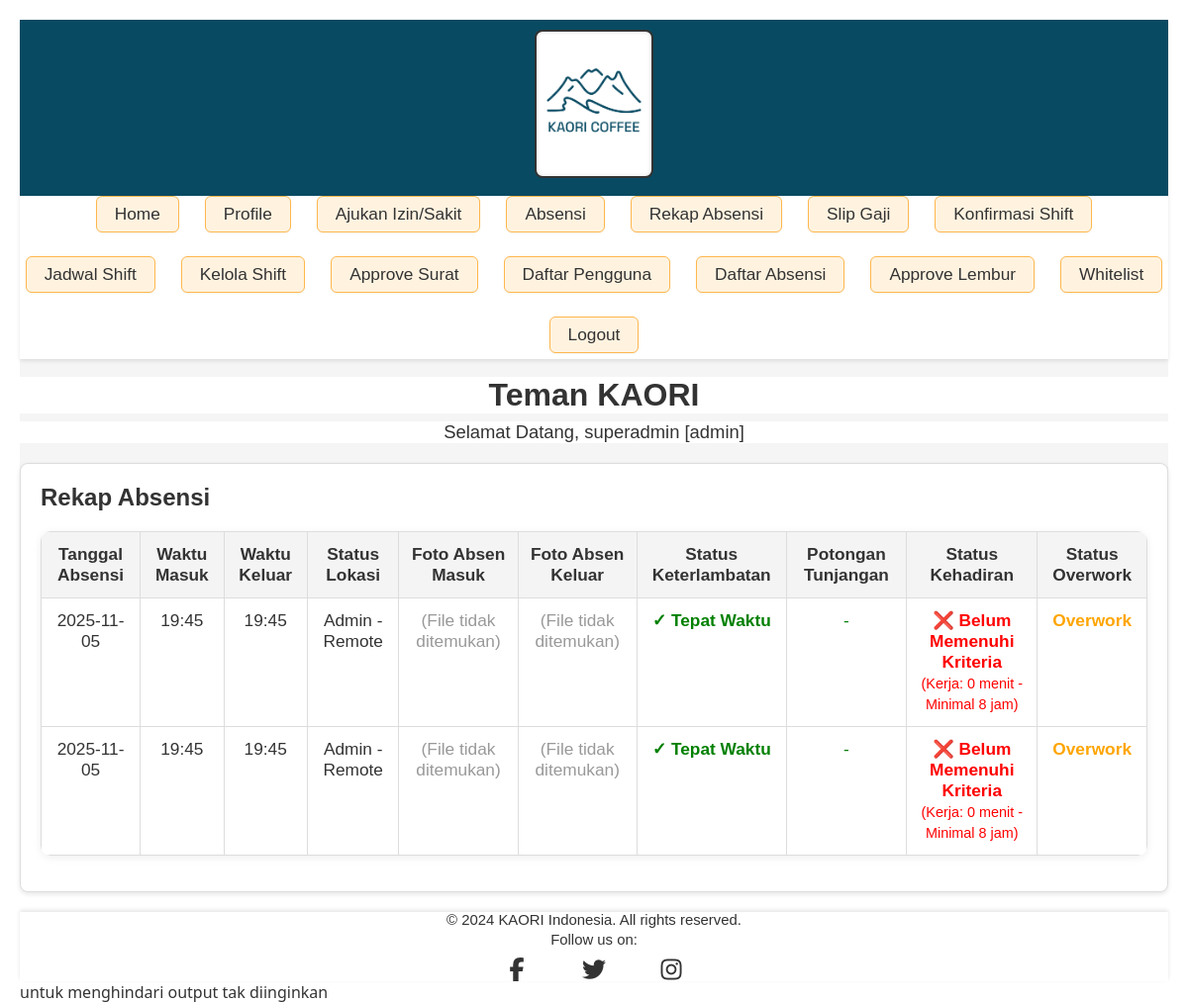
Page /rekapabsen.php (signed in) on the committed database.
### tables this page shows
CREATE TABLE `absensi` (
  `id` int(11) NOT NULL AUTO_INCREMENT,
  `user_id` int(11) NOT NULL,
  `cabang_id` int(11) DEFAULT NULL,
  `jam_masuk_shift` time DEFAULT NULL,
  `jam_keluar_shift` time DEFAULT NULL,
  `durasi_kerja_menit` int(11) DEFAULT 0,
  `durasi_overwork_menit` int(11) DEFAULT 0,
  `waktu_masuk` datetime DEFAULT NULL,
  `waktu_keluar` datetime DEFAULT NULL,
  `status_lokasi` varchar(50) DEFAULT 'Valid',
  `latitude_absen` decimal(10,8) DEFAULT NULL,
  `longitude_absen` decimal(11,8) DEFAULT NULL,
  `foto_absen_masuk` varchar(255) DEFAULT NULL COMMENT 'Foto saat absen masuk',
  `foto_absen_keluar` varchar(255) DEFAULT NULL COMMENT 'Foto saat absen keluar',
  `tanggal_absensi` date DEFAULT NULL,
  `menit_terlambat` int(11) NOT NULL,
  `status_keterlambatan` varchar(50) DEFAULT 'tepat waktu',
  `potongan_tunjangan` varchar(50) DEFAULT 'tidak ada' COMMENT 'Tracking potongan tunjangan berdasarkan keterlambatan',
  `status_lembur` enum('Pending','Approved','Rejected','Not Applicable') NOT NULL DEFAULT 'Not Applicable',
  `is_overwork` tinyint(1) DEFAULT 0,
  `overwork_hours` decimal(4,2) DEFAULT 0.00,
  `overwork_amount` decimal(12,2) DEFAULT 0.00,
  `is_holiday` tinyint(1) DEFAULT 0 COMMENT 'Hari libur nasional',
  `is_overwork_approved` tinyint(1) DEFAULT 0,
  `status_kehadiran` varchar(50) DEFAULT 'Belum Absen Keluar',
  PRIMARY KEY (`id`),
  UNIQUE KEY `unique_user_date` (`user_id`,`tanggal_absensi`),
  KEY `user_id` (`user_id`),
  KEY `idx_cabang` (`cabang_id`),
  KEY `idx_tanggal` (`tanggal_absensi`)
);

### rekapabsen.php (the view, shortened to what this page needs)
<?php
include 'calculate_status_kehadiran.php';
$user_id = $_SESSION['user_id'];
$user_role = $_SESSION['role'];
$nama_pengguna = $_SESSION['nama_lengkap'] ?? $_SESSION['username'];
$sql = "SELECT
            a.*,
            c.jam_masuk,
            c.jam_keluar
        FROM absensi a
        LEFT JOIN cabang c ON c.id = 1
        WHERE a.user_id = ?
        ORDER BY a.tanggal_absensi DESC, a.waktu_masuk DESC";
$stmt = $pdo->prepare($sql);
$stmt->execute([$user_id]);
$daftar_absensi = $stmt->fetchAll(PDO::FETCH_ASSOC);
?>
<!DOCTYPE html>
<html lang="en">
<head>
    <link rel="stylesheet" href="style.css">
    <link rel="stylesheet" href="https://cdnjs.cloudflare.com/ajax/libs/font-awesome/7.0.1/css/all.min.css">
</head>
<body>
    <?php include 'navbar.php'; ?>
    <div class="main-title">Teman KAORI</div>
    <div class="subtitle-container">
        <p class="subtitle">Selamat Datang, <?php echo htmlspecialchars($nama_pengguna); ?> [<?php echo htmlspecialchars($user_role); ?>]</p>
    </div>
    <div class="content-container">
        <h2>Rekap Absensi</h2>
        <table class="rekap-table">
            <thead>
                <tr>
                    <th>Tanggal Absensi</th>
                    <th>Waktu Masuk</th>
                    <th>Waktu Keluar</th>
                    <th>Status Lokasi</th>
                    <th>Foto Absen Masuk</th>
                    <th>Foto Absen Keluar</th>
                    <th>Status Keterlambatan</th>
                    <th>Potongan Tunjangan</th>
                    <th>Status Kehadiran</th>
                    <th>Status Overwork</th>
                </tr>
            </thead>
            <tbody>
                <?php if (empty($daftar_absensi)): ?>
                    <tr>
                        <td colspan="10">Tidak ada data absensi.</td>
                    </tr>
                <?php else: ?>
                    <?php foreach ($daftar_absensi as $absen): ?>
                        <tr>
                            <td><?php echo htmlspecialchars($absen['tanggal_absensi']); ?></td>
                            <td><?php echo htmlspecialchars(date('H:i', strtotime($absen['waktu_masuk']))); ?></td>
                            <td><?php echo htmlspecialchars($absen['waktu_keluar'] ? date('H:i', strtotime($absen['waktu_keluar'])) : '-'); ?></td>
                            <td><?php echo htmlspecialchars($absen['status_lokasi']); ?></td>
                            <td>
                                <?php
                                $foto_masuk = $absen['foto_absen_masuk'] ?? '';
                                if (!empty($foto_masuk)) {
                                    $path_foto_masuk = 'uploads/absensi/' . $foto_masuk;
                                    if (file_exists($path_foto_masuk)) {
                                        echo '<a href="' . $path_foto_masuk . '" target="_blank">';
                                        echo '<img src="' . $path_foto_masuk . '" alt="Foto Absen Masuk" class="foto-absen" style="max-width: 60px; height: auto; cursor: pointer;">';
                                        echo '</a>';
                                    } else {
                                        echo '<span style="color: #999;">(File tidak ditemukan)</span>';
                                    }
                                } else {
                                    echo '<span style="color: #999;">-</span>';
                                }
                                ?>
                            </td>
                            <td>
                                <?php
                                $foto_keluar = $absen['foto_absen_keluar'] ?? '';
                                if (!empty($foto_keluar)) {
                                    $path_foto_keluar = 'uploads/absensi/' . $foto_keluar;
                                    if (file_exists($path_foto_keluar)) {
                                        echo '<a href="' . $path_foto_keluar . '" target="_blank">';
                                        echo '<img src="' . $path_foto_keluar . '" alt="Foto Absen Keluar" class="foto-absen" style="max-width: 60px; height: auto; cursor: pointer;">';
                                        echo '</a>';
                                    } else {
                                        echo '<span style="color: #999;">(File tidak ditemukan)</span>';
                                    }
                                } else {
                                    echo '<span style="color: #999;">-</span>';
                                }
                                ?>
                            </td>
                            <td>
                                <?php
                                $menit_terlambat = isset($absen['menit_terlambat']) ? (int)$absen['menit_terlambat'] : 0;
                                $status_ket = $absen['status_keterlambatan'] ?? 'tepat waktu';
                                if ($status_ket == 'di luar shift') {
                                    echo '<span style="color: purple; font-weight: bold;">⚠ DI LUAR SHIFT</span><br>';
                                    echo '<small style="color: gray;">(Absen ' . abs($menit_terlambat) . ' menit dari jam shift)</small><br>';
                                    echo '<small style="color: red;">Silakan hubungi admin untuk klarifikasi</small>';
                                } elseif ($menit_terlambat == 0 || $status_ket == 'tepat waktu') {
                                    echo '<span style="color: green; font-weight: bold;">✓ Tepat Waktu</span>';
                                } elseif ($menit_terlambat >= 20 && $menit_terlambat < 40) {
                                    $jam = floor($menit_terlambat / 60);
                                    $menit = $menit_terlambat % 60;
                                    $format = ($jam > 0) ? $jam . ' jam ' . $menit . ' menit' : $menit . ' menit';
                                    echo '<span style="color: #FF6B35; font-weight: bold;">⚠ Terlambat ' . $format . '</span>';
                                } else {
                                    $jam = floor($menit_terlambat / 60);
                                    $menit = $menit_terlambat % 60;
                                    $format = ($jam > 0) ? $jam . ' jam ' . $menit . ' menit' : $menit . ' menit';
                                    echo '<span style="color: red; font-weight: bold;">✗ Terlambat ' . $format . '</span>';
                                }
                                ?>
                            </td>
                            <td>
                                <?php
                                $potongan = $absen['potongan_tunjangan'] ?? 'tidak ada';
                                if ($potongan == 'tidak ada') {
                                    echo '<span style="color: green;">-</span>';
                                } elseif ($potongan == 'tunjangan makan') {
                                    echo '<span style="color: #FF6B35; font-weight: bold;">🍽️ Tunjangan Makan</span>';
                                } else {
                                    echo '<span style="color: red; font-weight: bold;">🍽️ Makan<br>🚗 Transport</span>';
                                }
                                ?>
                            </td>
                            <td>
                                <?php
                                $status_kehadiran = $absen['status_kehadiran_calculated'];
                                $is_admin_user = ($user_role === 'admin');
                                if ($status_kehadiran == 'Hadir') {
                                    if ($is_admin_user) {
                                        $waktu_masuk = strtotime($absen['waktu_masuk']);
                                        $waktu_keluar = strtotime($absen['waktu_keluar']);
                                        $durasi_detik = $waktu_keluar - $waktu_masuk;
                                        $durasi_jam = floor($durasi_detik / 3600);
                                        $durasi_menit = floor(($durasi_detik % 3600) / 60);
                                        $format_durasi = '';
                                        if ($durasi_jam > 0) {
                                            $format_durasi .= $durasi_jam . ' jam';
                                        }
                                        if ($durasi_menit > 0) {
                                            $format_durasi .= ($durasi_jam > 0 ? ' ' : '') . $durasi_menit . ' menit';
                                        }
                                        if (empty($format_durasi)) {
                                            $format_durasi = '0 menit';
                                        }
                                        echo '<span style="color: green; font-weight: bold;">✓ Hadir</span><br>';
                                        echo '<small style="color: green;">(Kerja: ' . $format_durasi . ')</small>';
                                    } else {
                                        echo '<span style="color: green; font-weight: bold;">✓ Hadir</span><br>';
                                        echo '<small style="color: green;">(Memenuhi jam kerja)</small>';
                                    }
                                } elseif ($status_kehadiran == 'Tidak Hadir') {
                                    if ($is_admin_user) {
                                        $format_durasi = '';
                                        if (empty($format_durasi)) {
                                            $format_durasi = '0 menit';
                                        }
                                        echo '<span style="color: red; font-weight: bold;">❌ Belum Memenuhi Kriteria</span><br>';
                                        echo '<small style="color: red;">(Kerja: ' . $format_durasi . ' - Minimal 8 jam)</small>';
                                    }
                                } elseif ($status_kehadiran == 'Belum Absen Keluar') {
                                    echo '<span style="color: orange; font-weight: bold;">⚠ Belum Absen Keluar</span><br>';
                                    echo '<small style="color: gray;">(Status kehadiran pending)</small>';
                                } elseif ($status_kehadiran == 'Lupa Absen Pulang') {
                                    echo '<span style="color: #ff6b6b; font-weight: bold;"><i class="fa fa-user-clock"></i> Lupa Absen Pulang</span><br>';
                                    echo '<small style="color: #ff6b6b;">(Dihitung hadir dengan catatan)</small>';
                                } else {
                                    echo '<span style="color: gray;">' . htmlspecialchars($status_kehadiran) . '</span>';
                                }
                                ?>
                            </td>
                            <td>
                                <?php
                                if ($absen['status_lembur'] === 'Pending' || $absen['status_lembur'] === 'Approved') {
                                    echo '<span style="color:orange;font-weight:bold;">Overwork</span>';
                                } else {
                                    echo '-';
                                }
                                ?>
                            </td>
                        </tr>
                    <?php endforeach; ?>
                <?php endif; ?>
            </tbody>
        </table>
    </div>
</body>
<footer>
    <div class="footer-container">
        <p class="footer-text">© 2024 KAORI Indonesia. All rights reserved.</p>
        <p class="footer-text">Follow us on:</p>
        <div class="social-icons">
            <i class="fa fa-brands fa-facebook-f footer-link"></i>
            <i class="fa fa-brands fa-twitter footer-link"></i>
            <i class="fa fa-brands fa-instagram footer-link"></i>
        </div>
    </div>
</footer>
</html>

### style.css (style rules this page uses)
* { margin: 0; padding: 0; box-sizing: border-box; font-family: 'Poppins', sans-serif; background-color: #ffffff; accent-color: #084a62; color: #333333; scrollbar-width: thin; scrollbar-color: #084a62 transparent; }
.main-title { text-align: center; font-weight: bold; font-size: 2em; margin: 18px 0 8px 0; }
.subtitle-container { text-align: center; }
.subtitle { text-align: center; font-size: 1.15em; animation: blink 1.1s steps(2, start) infinite; -webkit-animation: blink 1.1s steps(2, start) infinite; }
footer { text-align: center; padding: 0; background-color: #ffb74d; color: #333333; width: 100%; box-shadow: 0 -2px 4px rgba(0, 0, 0, 0.1); margin-top: auto; }
.footer-text { margin: 0 0 2px 0; font-size: 0.93em; color: #333333; font-weight: 500; line-height: 1.2; }
.social-icons { display: flex; justify-content: center; align-items: center; gap: 48px; margin: 8px 0 0 0; }
.footer-link { display: block; font-size: 1.5em; color: #333333; background: none; border: none; cursor: pointer; transition: color 0.2s; text-decoration: none; min-width: 18px; }
table, .approval-table { width: 95%; margin: 24px auto 16px auto; border-collapse: collapse; background: #fff; border-radius: 10px; box-shadow: 0 2px 8px rgba(0,0,0,0.07); font-size: 1.08em; text-align: center; overflow: hidden; }
table th, table td, .approval-table th, .approval-table td { border: 1px solid #ddd; padding: 12px 10px; text-align: center; }
table th, .approval-table th { background-color: #f4f4f4; font-weight: 600; color: #333; }
.content-container { max-width: 600px; margin: 20px auto; padding: 20px; border: 1px solid #ddd; border-radius: 8px; background-color: #fff; box-shadow: 0 2px 4px rgba(0,0,0,0.1); }
html, body { height: 100%; min-height: 100vh; display: flex; flex-direction: column; }
body { flex: 1 0 auto; display: flex; flex-direction: column; }
.container, .content-container, main { flex: 1 0 auto; }
.content-container { max-width: 900px; margin: 20px auto; padding: 20px; background-color: #fff; border-radius: 8px; box-shadow: 0 2px 5px rgba(0,0,0,0.1); }
table { width: 100%; border-collapse: collapse; margin-top: 20px; }
th, td { border: 1px solid #ddd; padding: 8px 12px; text-align: left; }
th { background-color: #f4f4f4; }
tr:nth-child(even) { background-color: #f9f9f9; }
.content-container { max-width: 1200px; margin: 20px auto; padding: 20px; background-color: #fff; border-radius: 8px; box-shadow: 0 2px 5px rgba(0,0,0,0.1); }
th, td { border: 1px solid #ddd; padding: 8px 12px; text-align: left; vertical-align: top; }
table { width: 100%; border-collapse: collapse; }
th, td { border: 1px solid #ddd; padding: 8px; text-align: left; }
body { font-family: 'Segoe UI', Tahoma, Geneva, Verdana, sans-serif; margin: 20px; background-color: #f5f5f5; }
th, td { border: 1px solid #ddd; padding: 12px; text-align: center; transition: background-color 0.3s; }
th { background-color: #2196f3; color: white; font-weight: bold; }

### rows in the picture
absensi: tanggal_absensi "2025-11-05", waktu_masuk "19:45", waktu_keluar "19:45", status_lokasi "Admin - Remote", shows "(File tidak ditemukan)", status_keterlambatan "✓ Tepat Waktu", format_durasi "0 menit", status_lembur "Overwork"

### other values in the picture
$nama_pengguna "superadmin"
$user_role "admin"
